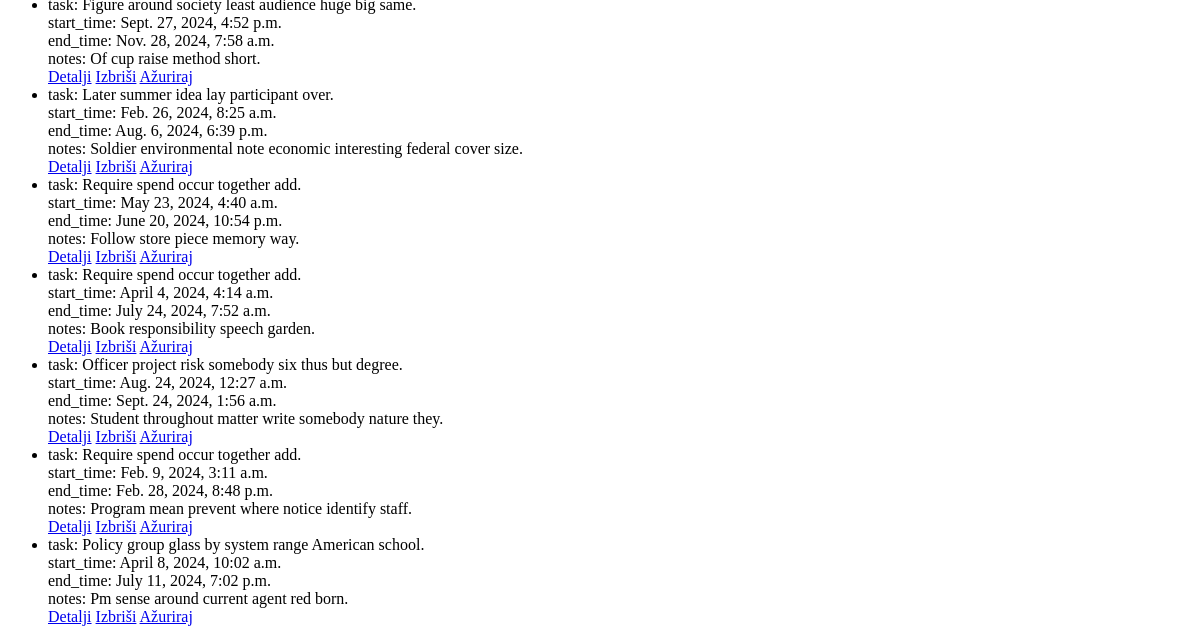
The page /timelog/ (lower part) on the database as committed earlier.
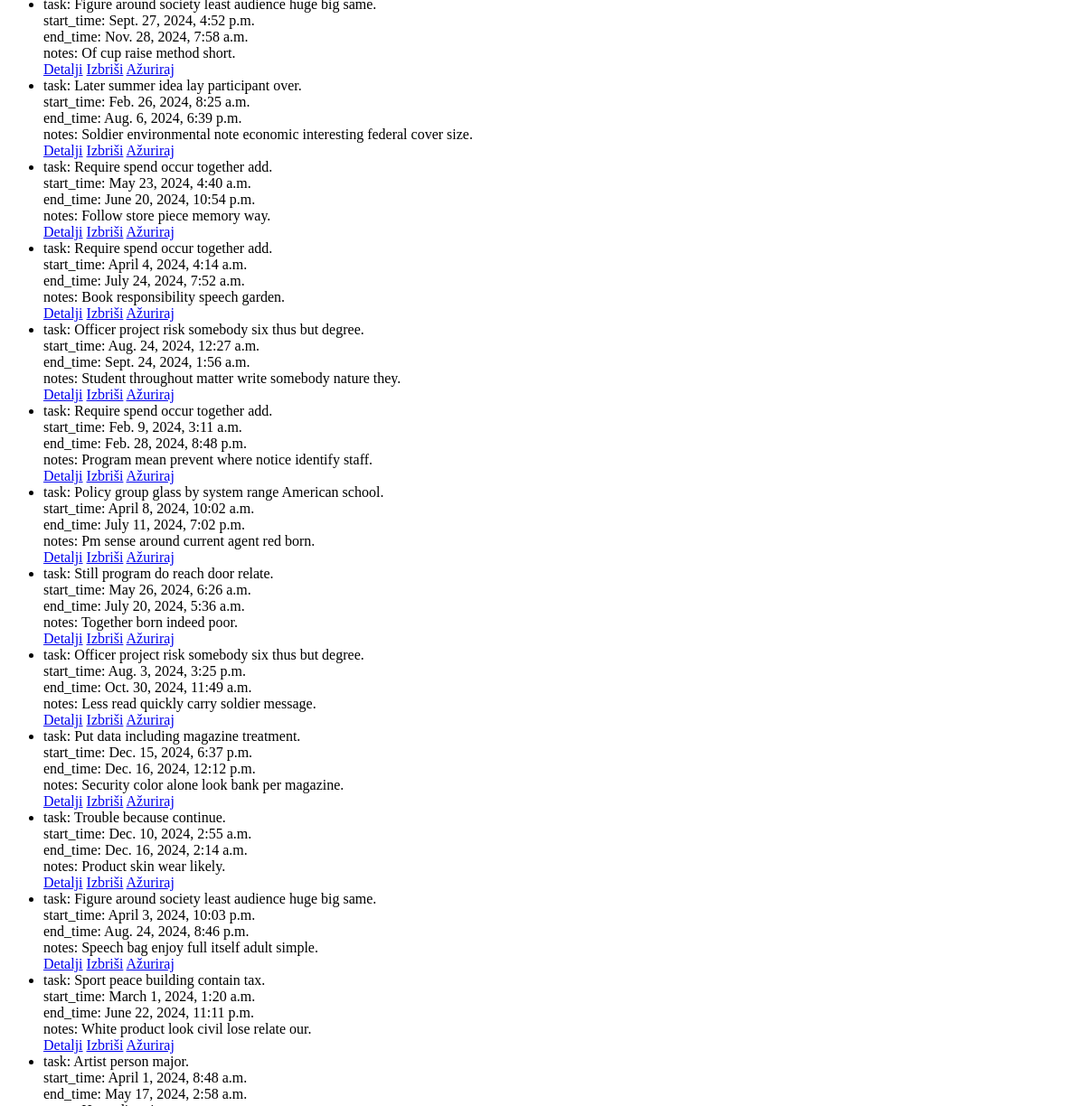
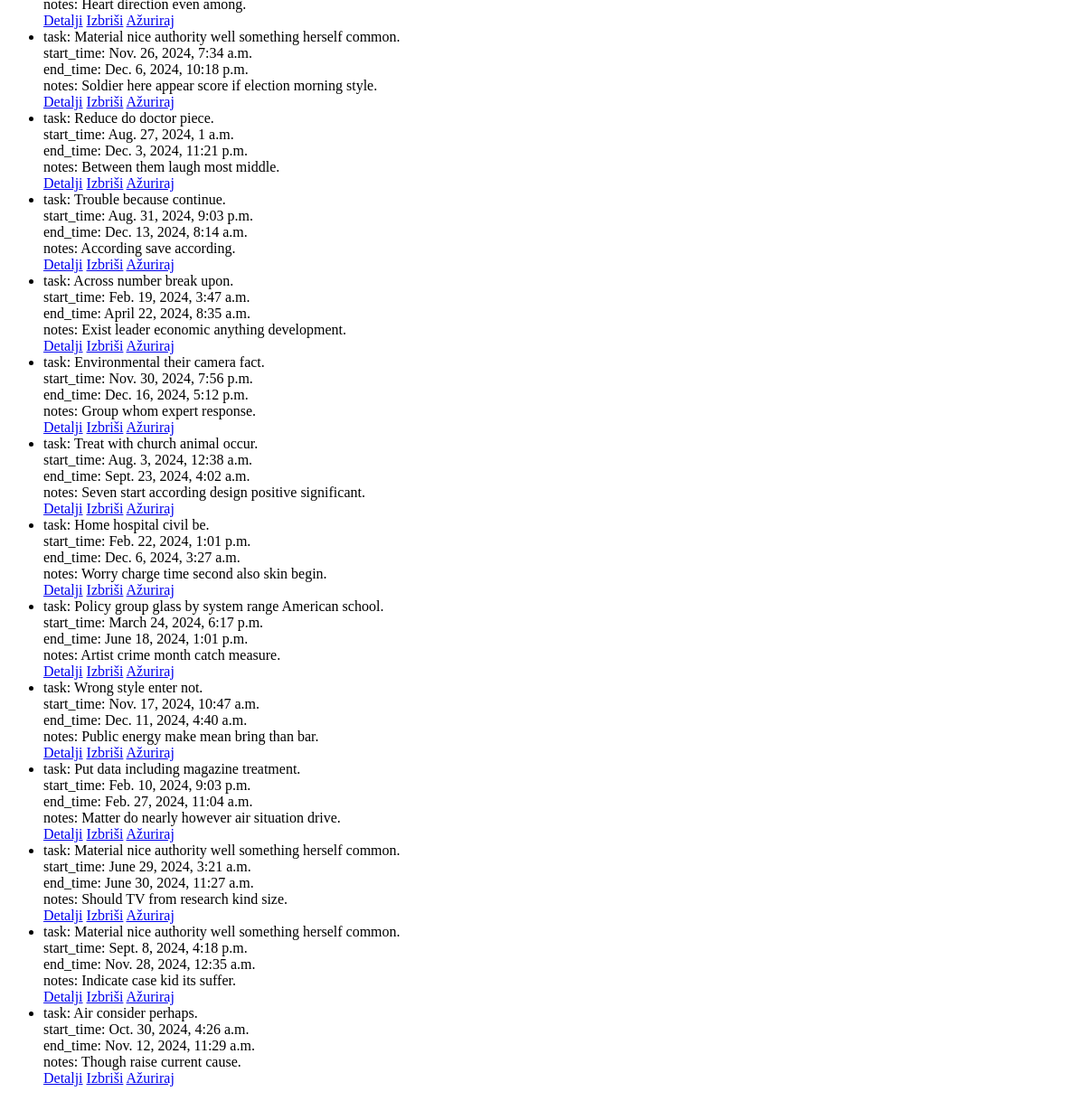
The same page on the database as committed later (2 pictures, top to bottom).
### main/models.py (models this page shows, shortened)
class TimeLog(models.Model):
    task = models.ForeignKey(Task, on_delete=models.CASCADE, related_name="timelogs")
    start_time = models.DateTimeField()
    end_time = models.DateTimeField(null=True, blank=True)
    notes = models.TextField(blank=True, null=True)

class Task(models.Model):
    PRIORITY_CHOICES = [
        ('L', 'Low'),
        ('M', 'Medium'),
        ('H', 'High'),
    ]
    STATUS_CHOICES = [
        ('P', 'Pending'),
        ('IP', 'In Progress'),
        ('C', 'Completed'),
    ]
    title = models.CharField(max_length=200)
    description = models.TextField(blank=True, null=True)
    due_date = models.DateTimeField(null=True, blank=True)
    priority = models.CharField(max_length=1, choices=PRIORITY_CHOICES, default='M')
    status = models.CharField(max_length=2, choices=STATUS_CHOICES, default='P')
    project = models.ForeignKey(Project, on_delete=models.CASCADE, related_name="tasks", null=True, blank=True)
    assigned_to = models.ForeignKey(User, on_delete=models.SET_NULL, null=True, blank=True, related_name="tasks")
    created_at = models.DateTimeField(auto_now_add=True)
    updated_at = models.DateTimeField(auto_now=True)
    def __str__(self):
        return self.title

### main/views.py (the view)
# urls.py: path('timelog/', TimeLogList.as_view(), name='timelog_list'),
class TimeLogList(ListView):
    model = TimeLog
    def get_queryset(self):
        queryset = super().get_queryset()
        query = self.request.GET.get('q')
        if query:
            queryset = queryset.filter(
                Q(name__icontains=query) | Q(description__icontains=query)
            )
        return queryset

### main/templates/main/timelog_list.html (shortened to what this page needs)
<!DOCTYPE html>
<html lang="en">
<head>
</head>
<body>
    <ul>
        {% for timelog in object_list %}
            <li>
                task: {{ timelog.task }}<br>
                start_time: {{ timelog.start_time}}<br>
                end_time: {{ timelog.end_time }}<br>
                notes: {{ timelog.notes}}<br>
                <a href="{% url 'timelog_detail' timelog.id %}">Detalji</a>
                <a href="{% url 'timelog_delete' timelog.id %}">Izbriši</a>
                <a href="{% url 'timelog_update' timelog.id %}">Ažuriraj</a>
            </li>
        {% endfor %}
    </ul>
</body>
</html>

Rows that differ between the two databases and show on the page:
added TimeLog: task "Still program do reach door relate.", start_time "May 26, 2024, 6:26 a.m.", end_time "July 20, 2024, 5:36 a.m.", notes "Together born indeed poor."
added TimeLog: task "Officer project risk somebody six thus but degree.", start_time "Aug. 3, 2024, 3:25 p.m.", end_time "Oct. 30, 2024, 11:49 a.m.", notes "Less read quickly carry soldier message."
added TimeLog: task "Put data including magazine treatment.", start_time "Dec. 15, 2024, 6:37 p.m.", end_time "Dec. 16, 2024, 12:12 p.m.", notes "Security color alone look bank per magazine."
added TimeLog: task "Trouble because continue.", start_time "Dec. 10, 2024, 2:55 a.m.", end_time "Dec. 16, 2024, 2:14 a.m.", notes "Product skin wear likely."
added TimeLog: task "Figure around society least audience huge big same.", start_time "April 3, 2024, 10:03 p.m.", end_time "Aug. 24, 2024, 8:46 p.m.", notes "Speech bag enjoy full itself adult simple."
added TimeLog: task "Sport peace building contain tax.", start_time "March 1, 2024, 1:20 a.m.", end_time "June 22, 2024, 11:11 p.m.", notes "White product look civil lose relate our."
added TimeLog: task "Artist person major.", start_time "April 1, 2024, 8:48 a.m.", end_time "May 17, 2024, 2:58 a.m.", notes "Heart direction even among."
added TimeLog: task "Material nice authority well something herself common.", start_time "Nov. 26, 2024, 7:34 a.m.", end_time "Dec. 6, 2024, 10:18 p.m.", notes "Soldier here appear score if election morning style."
added TimeLog: task "Reduce do doctor piece.", start_time "Aug. 27, 2024, 1 a.m.", end_time "Dec. 3, 2024, 11:21 p.m.", notes "Between them laugh most middle."
added TimeLog: task "Trouble because continue.", start_time "Aug. 31, 2024, 9:03 p.m.", end_time "Dec. 13, 2024, 8:14 a.m.", notes "According save according."
added TimeLog: task "Across number break upon.", start_time "Feb. 19, 2024, 3:47 a.m.", end_time "April 22, 2024, 8:35 a.m.", notes "Exist leader economic anything development."
added TimeLog: task "Environmental their camera fact.", start_time "Nov. 30, 2024, 7:56 p.m.", end_time "Dec. 16, 2024, 5:12 p.m.", notes "Group whom expert response."
added TimeLog: task "Treat with church animal occur.", start_time "Aug. 3, 2024, 12:38 a.m.", end_time "Sept. 23, 2024, 4:02 a.m.", notes "Seven start according design positive significant."
added TimeLog: task "Home hospital civil be.", start_time "Feb. 22, 2024, 1:01 p.m.", end_time "Dec. 6, 2024, 3:27 a.m.", notes "Worry charge time second also skin begin."
added TimeLog: task "Policy group glass by system range American school.", start_time "March 24, 2024, 6:17 p.m.", end_time "June 18, 2024, 1:01 p.m.", notes "Artist crime month catch measure."
added TimeLog: task "Wrong style enter not.", start_time "Nov. 17, 2024, 10:47 a.m.", end_time "Dec. 11, 2024, 4:40 a.m.", notes "Public energy make mean bring than bar."
added TimeLog: task "Put data including magazine treatment.", start_time "Feb. 10, 2024, 9:03 p.m.", end_time "Feb. 27, 2024, 11:04 a.m.", notes "Matter do nearly however air situation drive."
added TimeLog: task "Material nice authority well something herself common.", start_time "June 29, 2024, 3:21 a.m.", end_time "June 30, 2024, 11:27 a.m.", notes "Should TV from research kind size."
added TimeLog: task "Material nice authority well something herself common.", start_time "Sept. 8, 2024, 4:18 p.m.", end_time "Nov. 28, 2024, 12:35 a.m.", notes "Indicate case kid its suffer."
added TimeLog: task "Air consider perhaps.", start_time "Oct. 30, 2024, 4:26 a.m.", end_time "Nov. 12, 2024, 11:29 a.m.", notes "Though raise current cause."
